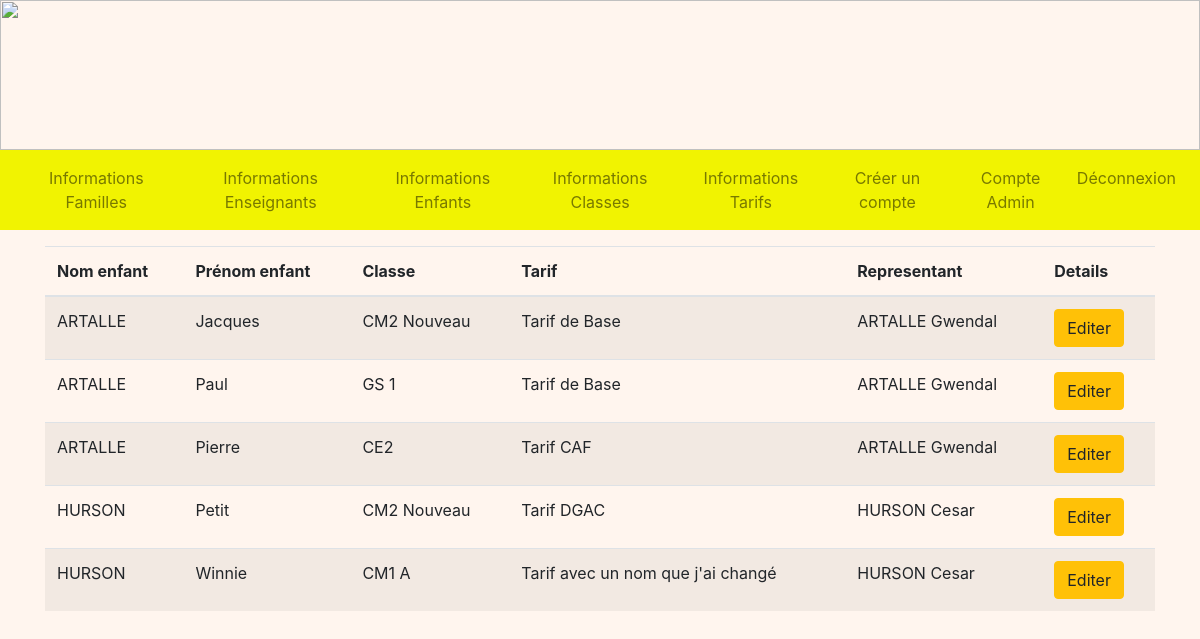
/infosEnfants (signed in), run on an earlier commit of the app's database.
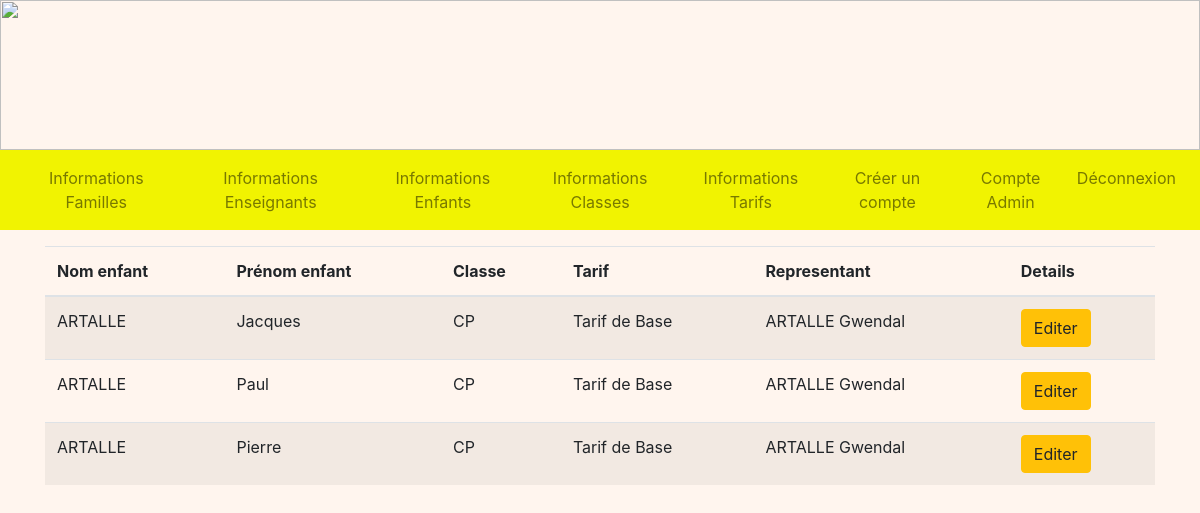
And on a later commit of the database.
### tables this page shows
CREATE TABLE Enfant (
  code_enfant integer primary key autoincrement,
  nom_enfant TEXT NOT NULL,
  prenom_enfant TEXT NOT NULL,
  code_tarif integer NOT NULL,
  code_classe integer NOT NULL,
  code_representant integer NOT NULL,
  code_formule integer NOT NULL,
  FOREIGN KEY (code_tarif) REFERENCES Tarif(code_tarif),
  FOREIGN KEY (code_classe) REFERENCES Classe(code_classe),
  FOREIGN KEY (code_representant) REFERENCES Representant(code_representant)
  FOREIGN KEY (code_formule) REFERENCES Formule(code_formule)
);

CREATE TABLE Classe (
  code_classe integer primary key autoincrement,
  nom_classe TEXT NOT NULL,
  code_type integer NOT NULL,
  FOREIGN KEY(code_type) REFERENCES TypeDeClasse(code_type)
);

CREATE TABLE Tarif (
  code_tarif integer primary key autoincrement,
  nom_tarif TEXT NOT NULL,
  tarif float NOT NULL
);

CREATE TABLE Representant (
  code_representant integer primary key autoincrement,
  nom_representant TEXT NOT NULL,
  prenom_representant TEXT NOT NULL,
  telephone TEXT,
  email TEXT,
  identifiant TEXT NOT NULL,
  FOREIGN KEY (identifiant) REFERENCES Compte(identifiant)
);

### admin.py (the view)
@app.route('/infosEnfants', methods = ["GET"])
@login_required
def infosEnfants():
    db = get_db()
    cur = db.cursor()
    user = cur.execute("SELECT type_compte FROM Compte WHERE identifiant = ?", (flask_login.current_user.name, )).fetchone()
    if user[0] == 'Admin':
        enfants = cur.execute("SELECT E.nom_enfant, E.prenom_enfant, C.nom_classe, T.nom_tarif, R.nom_representant, R.prenom_representant, E.code_enfant FROM Enfant AS E "
        "INNER JOIN Classe AS C ON E.code_classe = C.code_classe INNER JOIN Tarif AS T ON T.code_tarif = E.code_tarif "
        "INNER JOIN Representant AS R ON R.code_representant = E.code_representant ORDER BY E.nom_enfant, E.prenom_enfant").fetchall()
        return render_template('A_infosEnfants.html', enfants=enfants)
    return redirect(url_for('accueil'))

### main.py (called while the page is built)
@login_manager.user_loader
def load_user(user_id):
    db = get_db()
    cur = db.cursor()
    user = cur.execute('SELECT identifiant, mot_de_passe FROM Compte WHERE identifiant=?', (user_id, )).fetchone()
    return User(user[0], user[1])

def get_db():
    if 'db' not in g:
        g.db = sqlite3.connect(DATABASE)
    return g.db

@app.teardown_appcontext
def close_connection(exception):
    db = g.pop('db', None)
    if db is not None:
        db.close()

### templates/A_infosEnfants.html (shortened to what this page needs)
<!DOCTYPE html>
<html>
<head>
    <link rel="stylesheet" href="https://cdn.jsdelivr.net/npm/bootstrap@4.3.1/dist/css/bootstrap.min.css"
>
    <link rel="stylesheet" href="/static/css/main.css">
</head>
<body>
    {% extends "A_layout.html" %}
    {% block content %}
    <div class="container mt-3">
        <table class="table table-striped">
            <thead>
                <tr>
                    <th scope="col">Nom enfant</th>
                    <th scope="col">Prénom enfant</th>
                    <th scope="col">Classe</th>
                    <th scope="col">Tarif</th>
                    <th scope="col">Representant</th>
                    <th scope="col">Details</th>
                </tr>
            </thead>
            <tbody>
                {% for enfant in enfants %}
                <tr>
                    <td>{{ enfant[0] }}</td>
                    <td>{{ enfant[1] }}</td>
                    <td>{{ enfant[2] }}</td>
                    <td>{{ enfant[3] }}</td>
                    <td>{{ enfant[4] }} {{ enfant[5] }}</td>
                    <td>
                        <a href="/detailsEnfant/{{ enfant[6] }}" class="btn btn-warning">Editer</a>
                    </td>
                </tr>
                {% endfor %}
            </tbody>
        </table>
    </div>
    {% endblock %}

### templates/A_layout.html (shortened to what this page needs)
<!DOCTYPE html>
<html lang="fr">
<body>
    <img style="width: 100%; height: 150px;"
        src="https://www.logarric.com/wp-content/uploads/2014/06/calendreta-lo-garric3.png" alt="">
    <nav class="navbar navbar-expand-lg nav-fill navbar-light" style="background-color: #f1f301;">
        <div class="collapse navbar-collapse" id="navbarNavDropdown">
            <ul class="navbar-nav">
                <li class="nav-item float-right">
                    <a class="nav-link" btn-outline-success href="/infosFamilles">Informations Familles</a>
                </li>
                <li class="nav-item float-right">
                    <a class="nav-link" btn-outline-success href="/infosEnseignants">Informations Enseignants</a>
                </li>
                <li class="nav-item float-right">
                    <a class="nav-link" btn-outline-success href="/infosEnfants">Informations Enfants</a>
                </li>
                <li class="nav-item float-right">
                    <a class="nav-link" btn-outline-success href="/infosClasses">Informations Classes</a>
                </li>
                <li class="nav-item float-right">
                    <a class="nav-link" btn-outline-success href="/infosTarifs">Informations Tarifs</a>
                </li>
                <li class="nav-item float-right">
                    <a class="nav-link" btn-outline-success href="/comptes">Créer un compte</a>
                </li>
                <li class="nav-item float-right">
                    <a class="nav-link" btn-outline-success href="/accueilAdmin">Compte Admin</a>
                </li>
                <li class="nav-item float-right">
                    <a class="nav-link" btn-outline-success href="/deconnexion">Déconnexion</a>
                </li>
            </ul>
        </div>
    </nav>
    {% block content %}
    {% endblock %}
</body>
</html>

### static/css/main.css (style rules this page uses)
body { background-repeat: no-repeat; background-color:rgb(265,245,238); height: 110px; margin: 0px; }

What changed in the data, as far as the page shows it:
removed Enfant: nom_enfant "HURSON", prenom_enfant "Petit", nom_classe "CM2 Nouveau", nom_tarif "Tarif DGAC", nom_representant "HURSON", prenom_representant "Cesar"
removed Enfant: nom_enfant "HURSON", prenom_enfant "Winnie", nom_classe "CM1 A", nom_tarif "Tarif avec un nom que j'ai changé", nom_representant "HURSON", prenom_representant "Cesar"
changed through a linked row, Enfant "Jacques": nom_classe "CM2 Nouveau" → "CP"
changed Enfant "Paul": nom_classe "GS 1" → "CP"
changed Enfant "Pierre": nom_classe "CE2" → "CP"; nom_tarif "Tarif CAF" → "Tarif de Base"
